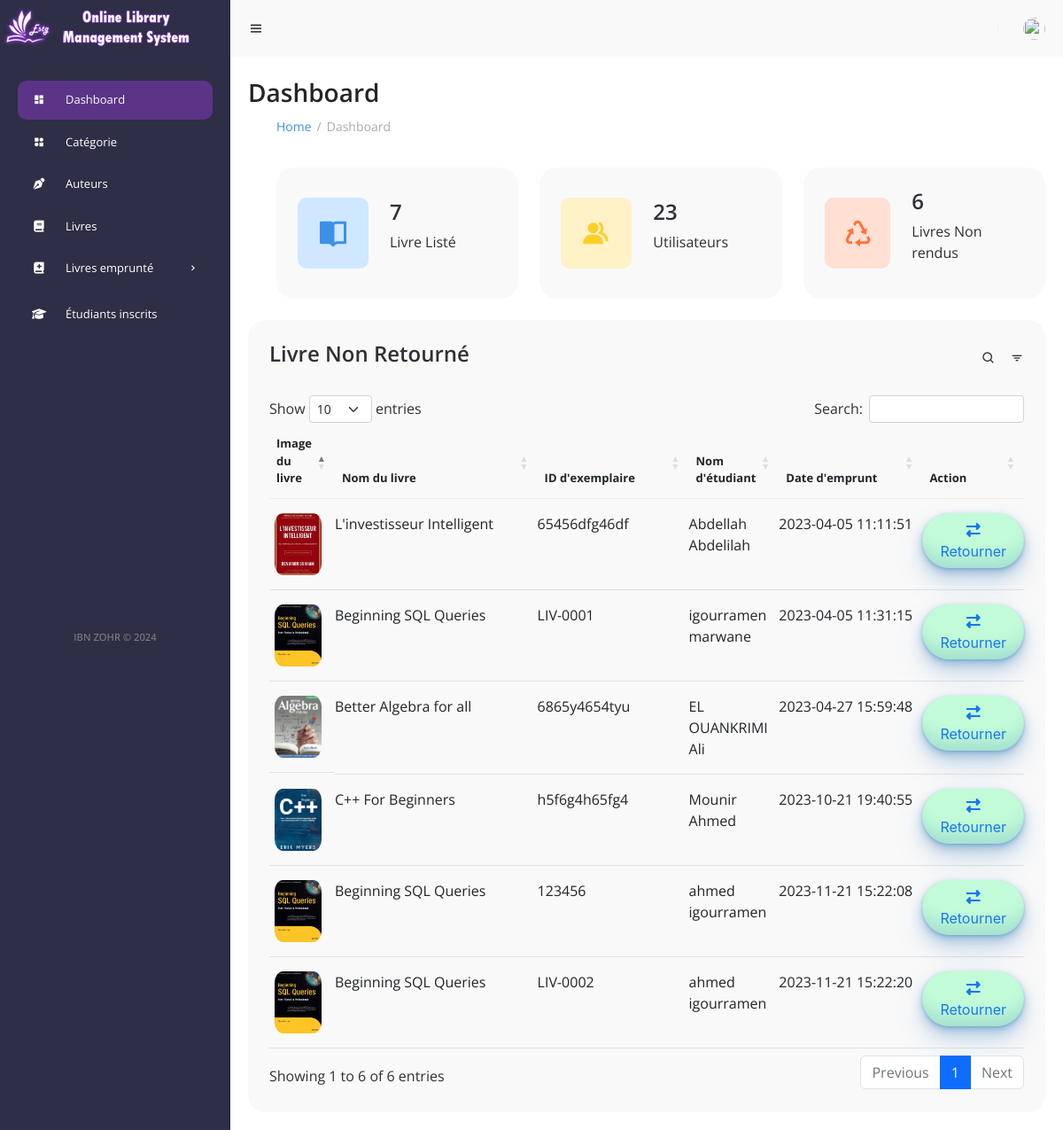
Page /dashboard/dashboard (signed in) on the committed database.
### tables this page shows
CREATE TABLE `reservation` (
  `id_res` int(11) NOT NULL,
  `id_exp` varchar(60) DEFAULT NULL,
  `CNE` varchar(10) DEFAULT NULL,
  `date_res` timestamp NULL DEFAULT NULL,
  `date_ret` datetime DEFAULT NULL,
  `statue_res` tinyint(1) DEFAULT NULL,
  `date_demande` datetime DEFAULT current_timestamp()
);

CREATE TABLE `livre` (
  `id` int(6) UNSIGNED NOT NULL,
  `ISBN` varchar(60) NOT NULL,
  `id_cat` int(11) DEFAULT NULL,
  `image_livre` varchar(200) DEFAULT NULL,
  `num_page` int(11) DEFAULT NULL,
  `quant` int(11) DEFAULT NULL,
  `description` text DEFAULT NULL,
  `id_aut` int(11) DEFAULT NULL,
  `nom_livre` varchar(100) DEFAULT NULL,
  `reserved` int(11) DEFAULT NULL
);

CREATE TABLE `etudiant` (
  `id_etu` int(11) NOT NULL,
  `CNE` varchar(10) NOT NULL,
  `nom` varchar(100) DEFAULT NULL,
  `prenom` varchar(100) DEFAULT NULL,
  `email` varchar(100) DEFAULT NULL,
  `pass` varchar(200) DEFAULT NULL,
  `status_cmpt` tinyint(1) DEFAULT NULL,
  `id_fil` int(11) DEFAULT NULL,
  `otp` varchar(6) DEFAULT NULL,
  `otp_expiry` datetime DEFAULT NULL
);

### dashboard/dashboard.php (the view, shortened to what this page needs)
<?php
 include("../include/title.php");
 include('../include/config.php');
if(strlen($_SESSION['alogin'])==0){
header('location:../index.php');
}
else{
?>
<!DOCTYPE html>
<html lang="en">
<head>
	<link href='https://unpkg.com/boxicons@2.0.9/css/boxicons.min.css' rel='stylesheet'>
	<link rel="stylesheet" href="../assets/css/style1.css">
	<link rel="stylesheet" href="../assets/css/style.css">
    <link rel="stylesheet" href="../assets/css/bootstrap.min.css">
    <link rel="stylesheet" href="../assets/css/datatable.bootstrap.min.css">
</head>
<body>
    <?php include("../include/header.php")  ?>
    <?php title("Dashboard","#") ?>
   <?php
      $sql ="SELECT ISBN from livre ";
      $query = $dbh -> prepare($sql);
      $query->execute();
      $listdbooks=$query->rowCount();
   ?>
			<ul class="box-info">
				<li>
					<i class="bx bxs-book-open"></i>
					<span class="text">
						<h3><?php echo htmlentities($listdbooks);?></h3>
						<a href="../livre/livre"><p>Livre Listé</p></a>
					</span>
				</li>
	<?php
       $sql1 ="SELECT CNE from etudiant ";
       $query1 = $dbh -> prepare($sql1);
       $query1->execute();
       $regstds=$query1->rowCount();
    ?>
				<li>
					<i class="bx bxs-group"></i>
					<span class="text">
						<h3><?php echo htmlentities($regstds);?></h3>
						<a href="../etudiant/etudiant"><p>Utilisateurs</p></a>
					</span>
				</li>
     <?php
       $sql2 ="SELECT id_res from reservation where (date_ret= 0 || date_ret is null) and statue_res = 1";
       $query2 = $dbh -> prepare($sql2);
       $query2->execute();
       $returnedbooks=$query2->rowCount();
     ?>
				<li>
					<i class="bx bx-recycle"></i>
					<span class="text">
						<h3><?php echo htmlentities($returnedbooks);?></h3>
						<a href="../NonRetourner/NonRetourner"><p>Livres Non rendus</p></a>
					</span>
				</li>
			</ul>
			<div class="table-data">
				<div class="order">
					<div class="head">
					<h3>Livre Non Retourné</h3>
						<i class='bx bx-search' ></i>
						<i class='bx bx-filter' ></i>
					</div>
					<table id="example" class="table table-striped">
						<thead>
							<tr>
                            <th>Image du livre</th>
							<th>Nom du livre</th>
                            <th>ID d'exemplaire</th>
                            <th>Nom d'étudiant</th>
                            <th>Date d'emprunt</th>
                            <th>Action</th>
							</tr>
						</thead>
						<tbody>
<?php $sql = "SELECT * from reservation join exemplaire on reservation.id_exp = exemplaire.id_ex join etudiant on reservation.CNE = etudiant.CNE join livre on livre.ISBN=exemplaire.ISBN where statue_res=1 and date_ret is null order by date_res";
$query = $dbh -> prepare($sql);
$query->execute();
$results=$query->fetchAll(PDO::FETCH_OBJ);
if($query->rowCount() > 0)
{
foreach($results as $result)
{               ?>
<tr class="odd gradeX">
                                            <td class="center" >
                                            <img src="../bookimg/<?php echo htmlentities($result->image_livre);?>" width="100"></td>
											<td class="center" width="300"><?php echo htmlentities($result->nom_livre);?></td>
                                            <td class="center" width="200"><?php echo htmlentities($result->id_exp);?></td>
                                            <td class="center"><?php echo htmlentities($result->nom)." ".htmlentities($result->prenom);?></td>
                                            <td class="center" width="195"><?php echo htmlentities($result->date_res);?></td>
                                            <td class="center">
                                            <a href="dashboard.php?idres=<?php echo htmlentities($result->id_res);?>"><button class="btn-return"><i class="fa fa-exchange"></i> Retourner</button>
                                            </td>
                                        </tr>
 <?php }} ?>
						</tbody>
					</table>
				</div>
		<?php include("../include/pied.php") ?>
</body>
</html>
<?php } ?>

### include/header.php (shortened to what this page needs)
<section id="sidebar">
		<a href="../dashboard/dashboard" class="logo">
      <img style="padding-left:4px; padding-top:7px;" src="../assets/img/logo2.png" alt="">
    </a>
		<ul class="side-menu">
			<li><a href="../dashboard/dashboard" class="active"><i class='bx bxs-dashboard icon' ></i> Dashboard</a></li>
			<li><a href="../categorie/categorie"><i class='bx bxs-category-alt icon' ></i> Catégorie </a></li>
			<li><a href="../auteur/auteur"><i class='fa fa-pen-nib icon' ></i> Auteurs </a></li>
			<li><a href="../livre/livre"><i class='fa fa-book icon' ></i> Livres </a></li>
			<li>
				<a href="#"><i class='fa-solid fa-book-medical icon' ></i> Livres emprunté <i class='bx bx-chevron-right icon-right' ></i></a>
			</li>
			<li>
				<a href="../etudiant/etudiant"><i class='fa fa-graduation-cap icon' ></i> Étudiants inscrits </a>
			</li>
		</ul>
		<h6> IBN ZOHR © <?php echo date("Y"); ?> </h6>
	</section>
	<section id="content">
		<nav>
			<i class='bx bx-menu toggle-sidebar' ></i>
			<div class="profile">
			<img src="https://upload.wikimedia.org/wikipedia/commons/thumb/9/92/Cog_font_awesome.svg/512px-Cog_font_awesome.svg.png" alt="">
			</div>
		</nav>
        <main>

### include/title.php (shortened to what this page needs)
<?php
function title($a,$href1){
   echo "<h1 class=\"title\">$a</h1>";
    echo"<ul class=\"breadcrumbs\">";
       echo" <li><a href=\"../dashboard/dashboard\">Home</a></li>";
        echo"<li class=\"divider\">/</li>";
        echo"<li><a href=\"$href1\" class=\"active\">$a</a></li>";
    echo"</ul>";
}
?>

### include/pied.php (shortened to what this page needs)
</main>
	</section>

### assets/css/style1.css (style rules this page uses)
#content main .table-data { display: flex; flex-wrap: wrap; grid-gap: 24px; margin-top: 24px; width: 100%; color: var(--dark); }
#content main .table-data > div { border-radius: 20px; background: var(--light); padding: 24px; overflow-x: auto; }
#content main .table-data .head { display: flex; align-items: center; grid-gap: 16px; margin-bottom: 24px; }
#content main .table-data .head h3 { margin-right: auto; font-size: 24px; font-weight: 600; }
#content main .table-data .head .bx { cursor: pointer; }
#content main .table-data .order { flex-grow: 1; flex-basis: 500px; }
#content main .table-data .order table { width: 100%; border-collapse: collapse; }
#content main .table-data .order table th { padding-bottom: 12px; font-size: 13px; text-align: left; border-bottom: 1px solid var(--grey); }
#content main .table-data .order table td { padding: 16px 0; }
#content main .table-data .order table tr td:first-child { display: flex; align-items: center; grid-gap: 12px; padding-left: 6px; }
#content main .table-data .order table td img { width: 53px; height: 70px; border-radius: 18%; object-fit: cover; }
.btn-return { background-color: #c2fbd7; border-radius: 100px; box-shadow: rgba(44, 118, 187, 0.2) 0 -25px 18px -14px inset,rgba(44, 118, 187, 0.2) 0 1px 2px,rgba(44, 118, 187, 0.2) 0 2px 4px,rgba(44, 118, 187, 0.2) 0 4px 8px,rgba(44, 118, 187, 0.2) 0 8px 16px,rgba(44, 118, 187, 0.2) 0 16px 32px; color: #1775F1; cursor: pointer; display: inline-block; font-family: CerebriSans-Regular,-apple-system,system-ui,Roboto,sans-serif; padding: 7px 20px; text-align: center; text-decoration: none; transition: all 250ms; border: 0; font-size: 16px; user-select: none; -webkit-user-select: none; touch-action: manipulation; }
a { text-decoration: none; }

### dashboard/dashboard.php (style rules this page uses)
html { scrollbar-width: thin; }

### include/header.php (style rules this page uses)
a { text-decoration: none; }
nav .profile img { width: 25px; height: 25px; border-radius: 50%; object-fit: cover; cursor: pointer; }
h6 { color: grey; text-align : center; padding-top : 300px; font-size : .7em; }

### rows in the picture
reservation: livre.image_livre (picture), livre.nom_livre "L'investisseur Intelligent", id_exp "65456dfg46df", etudiant.nom "Abdellah", etudiant.prenom "Abdelilah", date_res "2023-04-05 11:11:51"
reservation: livre.image_livre (picture), livre.nom_livre "Beginning SQL Queries", id_exp "LIV-0001", etudiant.nom "igourramen", etudiant.prenom "marwane", date_res "2023-04-05 11:31:15"
reservation: livre.image_livre (picture), livre.nom_livre "Better Algebra for all", id_exp "6865y4654tyu", etudiant.nom "EL OUANKRIMI", etudiant.prenom "Ali", date_res "2023-04-27 15:59:48"
reservation: livre.image_livre (picture), livre.nom_livre "C++ For Beginners", id_exp "h5f6g4h65fg4", etudiant.nom "Mounir", etudiant.prenom "Ahmed", date_res "2023-10-21 19:40:55"
reservation: livre.image_livre (picture), livre.nom_livre "Beginning SQL Queries", id_exp "123456", etudiant.nom "ahmed", etudiant.prenom "igourramen", date_res "2023-11-21 15:22:08"
reservation: livre.image_livre (picture), livre.nom_livre "Beginning SQL Queries", id_exp "LIV-0002", etudiant.nom "ahmed", etudiant.prenom "igourramen", date_res "2023-11-21 15:22:20"

### other values in the picture
$a "Dashboard"
$listdbooks "7"
$regstds "23"
$returnedbooks "6"
